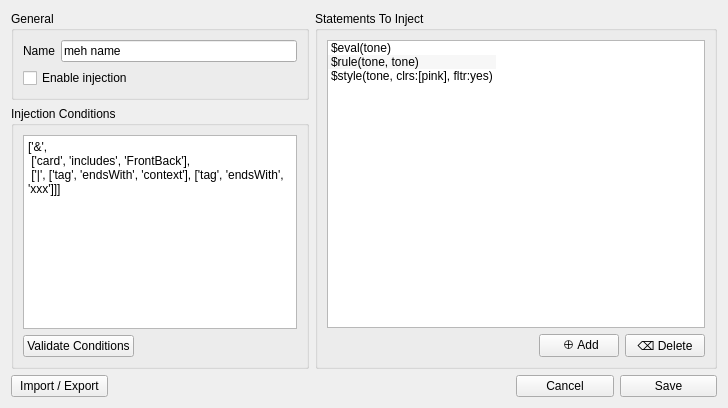
<?xml version="1.0" encoding="UTF-8"?>
<ui version="4.0">
 <class>SRInjectionConfig</class>
 <widget class="QWidget" name="SRInjectionConfig">
  <property name="geometry">
   <rect>
    <x>0</x>
    <y>0</y>
    <width>728</width>
    <height>408</height>
   </rect>
  </property>
  <property name="windowTitle">
   <string>Form</string>
  </property>
  <layout class="QGridLayout" name="gridLayout_2">
   <item row="2" column="6">
    <widget class="QPushButton" name="saveButton">
     <property name="text">
      <string>Save</string>
     </property>
     <property name="autoDefault">
      <bool>true</bool>
     </property>
    </widget>
   </item>
   <item row="0" column="3" rowspan="2" colspan="4">
    <widget class="QGroupBox" name="statementsForInsertion">
     <property name="toolTip">
      <string>&lt;html&gt;&lt;head/&gt;&lt;body&gt;&lt;p&gt;Every iteration has a default style with the name &amp;quot;default&amp;quot;. If no other style is applied, and no rule is applicable, the &amp;quot;default&amp;quot; style will be used.&lt;/p&gt;&lt;/body&gt;&lt;/html&gt;</string>
     </property>
     <property name="title">
      <string>Statements To Inject</string>
     </property>
     <layout class="QGridLayout" name="gridLayout_4">
      <item row="1" column="1">
       <widget class="QPushButton" name="addButton">
        <property name="text">
         <string> ⊕ Add</string>
        </property>
       </widget>
      </item>
      <item row="1" column="2">
       <widget class="QPushButton" name="deleteButton">
        <property name="text">
         <string>⌫ Delete</string>
        </property>
       </widget>
      </item>
      <item row="1" column="0">
       <spacer name="horizontalSpacer_2">
        <property name="orientation">
         <enum>Qt::Horizontal</enum>
        </property>
        <property name="sizeHint" stdset="0">
         <size>
          <width>40</width>
          <height>20</height>
         </size>
        </property>
       </spacer>
      </item>
      <item row="0" column="0" colspan="3">
       <widget class="QListWidget" name="statementsList">
        <property name="dragEnabled">
         <bool>true</bool>
        </property>
        <property name="dragDropMode">
         <enum>QAbstractItemView::InternalMove</enum>
        </property>
        <property name="alternatingRowColors">
         <bool>true</bool>
        </property>
        <property name="selectionMode">
         <enum>QAbstractItemView::SingleSelection</enum>
        </property>
        <property name="selectionBehavior">
         <enum>QAbstractItemView::SelectItems</enum>
        </property>
        <property name="isWrapping" stdset="0">
         <bool>true</bool>
        </property>
        <property name="resizeMode">
         <enum>QListView::Fixed</enum>
        </property>
        <property name="selectionRectVisible">
         <bool>true</bool>
        </property>
        <property name="sortingEnabled">
         <bool>false</bool>
        </property>
        <item>
         <property name="text">
          <string>$eval(tone)</string>
         </property>
        </item>
        <item>
         <property name="text">
          <string>$rule(tone, tone)</string>
         </property>
         <property name="flags">
          <set>ItemIsSelectable|ItemIsEditable|ItemIsDragEnabled|ItemIsDropEnabled|ItemIsUserCheckable|ItemIsEnabled</set>
         </property>
        </item>
        <item>
         <property name="text">
          <string>$style(tone, clrs:[pink], fltr:yes)</string>
         </property>
        </item>
       </widget>
      </item>
     </layout>
    </widget>
   </item>
   <item row="2" column="5">
    <widget class="QPushButton" name="cancelButton">
     <property name="text">
      <string>Cancel</string>
     </property>
    </widget>
   </item>
   <item row="0" column="0" colspan="3">
    <widget class="QGroupBox" name="generalOptions">
     <property name="toolTip">
      <string>&lt;html&gt;&lt;head/&gt;&lt;body&gt;&lt;p&gt;The input syntax of the iteration. This will be used to detect sets in the card content.&lt;/p&gt;&lt;/body&gt;&lt;/html&gt;</string>
     </property>
     <property name="title">
      <string>General</string>
     </property>
     <layout class="QGridLayout" name="gridLayout">
      <item row="1" column="1">
       <widget class="QLineEdit" name="nameLineEdit">
        <property name="text">
         <string>meh name</string>
        </property>
       </widget>
      </item>
      <item row="1" column="0">
       <widget class="QLabel" name="nameLabel">
        <property name="text">
         <string>Name</string>
        </property>
       </widget>
      </item>
      <item row="2" column="0" colspan="2">
       <widget class="QCheckBox" name="enableInjectionCheckBox">
        <property name="toolTip">
         <string>&lt;html&gt;&lt;head/&gt;&lt;body&gt;&lt;p&gt;Advanced feature. Check this if you want to treat the content of the &amp;quot;Open Delimiter&amp;quot;, &amp;quot;Close Delimiter&amp;quot;, and &amp;quot;Field separator&amp;quot; as regular expressions.&lt;/p&gt;&lt;/body&gt;&lt;/html&gt;</string>
        </property>
        <property name="text">
         <string>Enable injection</string>
        </property>
       </widget>
      </item>
     </layout>
    </widget>
   </item>
   <item row="1" column="0" colspan="3">
    <widget class="QGroupBox" name="injectionConditions">
     <property name="toolTip">
      <string>&lt;html&gt;&lt;head/&gt;&lt;body&gt;&lt;p&gt;The input syntax of the iteration. This will be used to detect sets in the card content.&lt;/p&gt;&lt;/body&gt;&lt;/html&gt;</string>
     </property>
     <property name="title">
      <string>Injection Conditions</string>
     </property>
     <layout class="QGridLayout" name="gridLayout_3">
      <item row="1" column="1">
       <widget class="QPushButton" name="validateButton">
        <property name="text">
         <string>Validate Conditions</string>
        </property>
       </widget>
      </item>
      <item row="1" column="2">
       <spacer name="horizontalSpacer_3">
        <property name="orientation">
         <enum>Qt::Horizontal</enum>
        </property>
        <property name="sizeHint" stdset="0">
         <size>
          <width>40</width>
          <height>20</height>
         </size>
        </property>
       </spacer>
      </item>
      <item row="0" column="1" colspan="2">
       <widget class="QPlainTextEdit" name="conditionsTextEdit">
        <property name="plainText">
         <string>['&amp;',
 ['card', 'includes', 'FrontBack'],
 ['|', ['tag', 'endsWith', 'context'], ['tag', 'endsWith', 'xxx']]]</string>
        </property>
       </widget>
      </item>
     </layout>
    </widget>
   </item>
   <item row="2" column="1" colspan="4">
    <spacer name="horizontalSpacer">
     <property name="orientation">
      <enum>Qt::Horizontal</enum>
     </property>
     <property name="sizeHint" stdset="0">
      <size>
       <width>40</width>
       <height>20</height>
      </size>
     </property>
    </spacer>
   </item>
   <item row="2" column="0">
    <widget class="QPushButton" name="pushButton">
     <property name="text">
      <string>Import / Export</string>
     </property>
    </widget>
   </item>
  </layout>
 </widget>
 <resources/>
 <connections/>
</ui>
